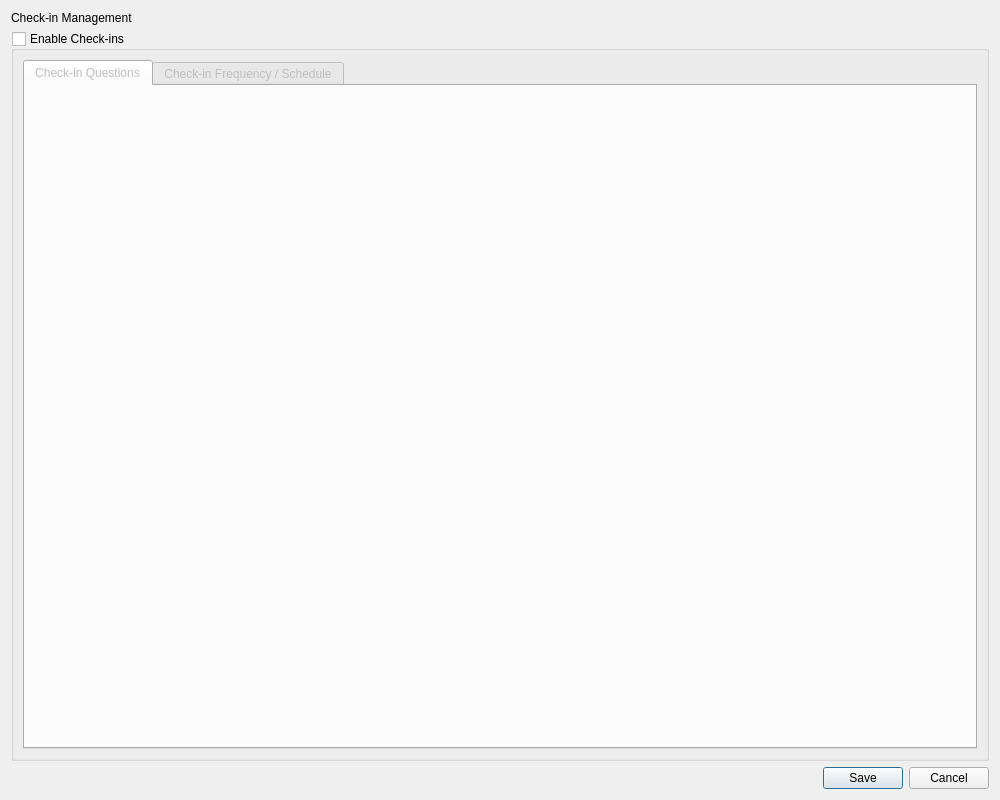
<?xml version="1.0" encoding="UTF-8"?>
<ui version="4.0">
 <class>Dialog_checkin_management</class>
 <widget class="QDialog" name="Dialog_checkin_management">
  <property name="geometry">
   <rect>
    <x>0</x>
    <y>0</y>
    <width>1000</width>
    <height>800</height>
   </rect>
  </property>
  <property name="sizePolicy">
   <sizepolicy hsizetype="Preferred" vsizetype="Expanding">
    <horstretch>0</horstretch>
    <verstretch>0</verstretch>
   </sizepolicy>
  </property>
  <property name="windowTitle">
   <string>Check-in Management</string>
  </property>
  <layout class="QVBoxLayout" name="verticalLayout_Dialog_checkin_management" stretch="0,1,0">
   <item>
    <widget class="QLabel" name="label_checkin_management">
     <property name="minimumSize">
      <size>
       <width>0</width>
       <height>0</height>
      </size>
     </property>
     <property name="text">
      <string>Check-in Management</string>
     </property>
     <property name="role" stdset="0">
      <string>header</string>
     </property>
    </widget>
   </item>
   <item>
    <widget class="QGroupBox" name="groupBox_checkBox_enable_checkins">
     <property name="title">
      <string>Enable Check-ins</string>
     </property>
     <property name="checkable">
      <bool>true</bool>
     </property>
     <property name="checked">
      <bool>false</bool>
     </property>
     <layout class="QVBoxLayout" name="verticalLayout_groupBox_checkBox_enable_checkins" stretch="0">
      <item>
       <widget class="QTabWidget" name="tabWidget_checkin_settings">
        <property name="currentIndex">
         <number>0</number>
        </property>
        <widget class="QWidget" name="tab_checkin_questions">
         <attribute name="title">
          <string>Check-in Questions</string>
         </attribute>
         <layout class="QVBoxLayout" name="verticalLayout_tab_checkin_questions">
          <item>
           <widget class="QWidget" name="widget_placeholder_checkin_settings" native="true">
            <property name="enabled">
             <bool>true</bool>
            </property>
            <property name="sizePolicy">
             <sizepolicy hsizetype="Preferred" vsizetype="Expanding">
              <horstretch>0</horstretch>
              <verstretch>0</verstretch>
             </sizepolicy>
            </property>
            <layout class="QVBoxLayout" name="verticalLayout_widget_placeholder_checkin_settings"/>
           </widget>
          </item>
         </layout>
        </widget>
        <widget class="QWidget" name="tab_checkin_frequency">
         <attribute name="title">
          <string>Check-in Frequency / Schedule</string>
         </attribute>
         <layout class="QVBoxLayout" name="verticalLayout_tab_checkin_frequency">
          <item>
           <widget class="QWidget" name="widget_placeholder_frequency_settings" native="true">
            <property name="sizePolicy">
             <sizepolicy hsizetype="Preferred" vsizetype="Expanding">
              <horstretch>0</horstretch>
              <verstretch>0</verstretch>
             </sizepolicy>
            </property>
            <layout class="QVBoxLayout" name="verticalLayout_widget_placeholder_frequency_settings"/>
           </widget>
          </item>
         </layout>
        </widget>
       </widget>
      </item>
     </layout>
    </widget>
   </item>
   <item>
    <widget class="QDialogButtonBox" name="buttonBox_save_cancel">
     <property name="orientation">
      <enum>Qt::Orientation::Horizontal</enum>
     </property>
     <property name="standardButtons">
      <set>QDialogButtonBox::StandardButton::Cancel|QDialogButtonBox::StandardButton::Save</set>
     </property>
    </widget>
   </item>
  </layout>
 </widget>
 <resources/>
 <connections/>
</ui>
